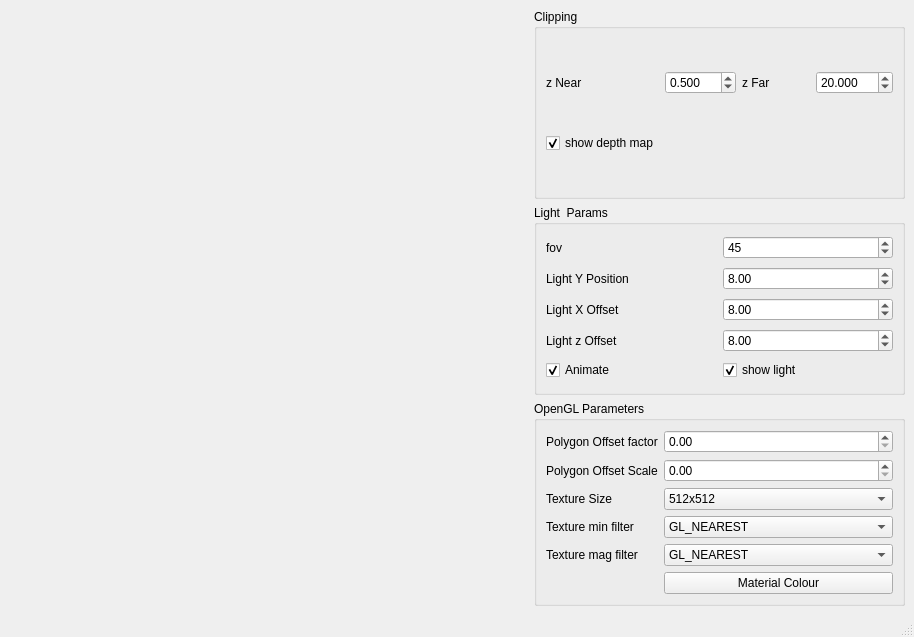
<?xml version="1.0" encoding="UTF-8"?>
<ui version="4.0">
 <class>MainWindow</class>
 <widget class="QMainWindow" name="MainWindow">
  <property name="geometry">
   <rect>
    <x>0</x>
    <y>0</y>
    <width>914</width>
    <height>637</height>
   </rect>
  </property>
  <property name="windowTitle">
   <string>MainWindow</string>
  </property>
  <widget class="QWidget" name="centralwidget">
   <layout class="QGridLayout" name="s_mainWindowGridLayout">
    <item row="0" column="1">
     <widget class="QGroupBox" name="groupBox">
      <property name="title">
       <string>Clipping</string>
      </property>
      <layout class="QGridLayout" name="gridLayout_3">
       <item row="0" column="0">
        <widget class="QLabel" name="label">
         <property name="text">
          <string>z Near</string>
         </property>
        </widget>
       </item>
       <item row="0" column="1">
        <widget class="QDoubleSpinBox" name="m_zNear">
         <property name="decimals">
          <number>3</number>
         </property>
         <property name="minimum">
          <double>0.100000000000000</double>
         </property>
         <property name="maximum">
          <double>200.000000000000000</double>
         </property>
         <property name="singleStep">
          <double>0.001000000000000</double>
         </property>
         <property name="value">
          <double>0.500000000000000</double>
         </property>
        </widget>
       </item>
       <item row="0" column="3">
        <widget class="QDoubleSpinBox" name="m_zfar">
         <property name="decimals">
          <number>3</number>
         </property>
         <property name="minimum">
          <double>2.000000000000000</double>
         </property>
         <property name="maximum">
          <double>1000.000000000000000</double>
         </property>
         <property name="singleStep">
          <double>0.001000000000000</double>
         </property>
         <property name="value">
          <double>20.000000000000000</double>
         </property>
        </widget>
       </item>
       <item row="0" column="2">
        <widget class="QLabel" name="label_2">
         <property name="text">
          <string>z Far</string>
         </property>
        </widget>
       </item>
       <item row="1" column="0">
        <widget class="QCheckBox" name="m_showDepthMap">
         <property name="text">
          <string>show depth map</string>
         </property>
         <property name="checked">
          <bool>true</bool>
         </property>
        </widget>
       </item>
      </layout>
     </widget>
    </item>
    <item row="1" column="1">
     <widget class="QGroupBox" name="groupBox_2">
      <property name="title">
       <string>Light  Params</string>
      </property>
      <layout class="QGridLayout" name="gridLayout">
       <item row="1" column="1">
        <widget class="QSpinBox" name="m_fov">
         <property name="minimum">
          <number>1</number>
         </property>
         <property name="maximum">
          <number>90</number>
         </property>
         <property name="value">
          <number>45</number>
         </property>
        </widget>
       </item>
       <item row="1" column="0">
        <widget class="QLabel" name="label_3">
         <property name="text">
          <string>fov</string>
         </property>
        </widget>
       </item>
       <item row="2" column="0">
        <widget class="QLabel" name="label_8">
         <property name="text">
          <string>Light Y Position</string>
         </property>
        </widget>
       </item>
       <item row="2" column="1">
        <widget class="QDoubleSpinBox" name="m_lightYPosition">
         <property name="minimum">
          <double>-10.000000000000000</double>
         </property>
         <property name="maximum">
          <double>20.000000000000000</double>
         </property>
         <property name="singleStep">
          <double>0.100000000000000</double>
         </property>
         <property name="value">
          <double>8.000000000000000</double>
         </property>
        </widget>
       </item>
       <item row="3" column="0">
        <widget class="QLabel" name="label_9">
         <property name="text">
          <string>Light X Offset</string>
         </property>
        </widget>
       </item>
       <item row="3" column="1">
        <widget class="QDoubleSpinBox" name="m_lightXOffset">
         <property name="minimum">
          <double>-20.000000000000000</double>
         </property>
         <property name="maximum">
          <double>20.000000000000000</double>
         </property>
         <property name="singleStep">
          <double>0.100000000000000</double>
         </property>
         <property name="value">
          <double>8.000000000000000</double>
         </property>
        </widget>
       </item>
       <item row="4" column="0">
        <widget class="QLabel" name="label_10">
         <property name="text">
          <string>Light z Offset</string>
         </property>
        </widget>
       </item>
       <item row="4" column="1">
        <widget class="QDoubleSpinBox" name="m_lightZOffset">
         <property name="minimum">
          <double>-20.000000000000000</double>
         </property>
         <property name="maximum">
          <double>20.000000000000000</double>
         </property>
         <property name="singleStep">
          <double>0.100000000000000</double>
         </property>
         <property name="value">
          <double>8.000000000000000</double>
         </property>
        </widget>
       </item>
       <item row="5" column="0">
        <widget class="QCheckBox" name="m_animate">
         <property name="text">
          <string>Animate</string>
         </property>
         <property name="checked">
          <bool>true</bool>
         </property>
        </widget>
       </item>
       <item row="5" column="1">
        <widget class="QCheckBox" name="m_showLight">
         <property name="text">
          <string>show light</string>
         </property>
         <property name="checked">
          <bool>true</bool>
         </property>
        </widget>
       </item>
      </layout>
     </widget>
    </item>
    <item row="2" column="1">
     <widget class="QGroupBox" name="groupBox_3">
      <property name="title">
       <string>OpenGL Parameters</string>
      </property>
      <layout class="QGridLayout" name="gridLayout_2">
       <item row="0" column="0">
        <widget class="QLabel" name="label_4">
         <property name="text">
          <string>Polygon Offset factor</string>
         </property>
        </widget>
       </item>
       <item row="0" column="1">
        <widget class="QDoubleSpinBox" name="m_polyOffsetFactor">
         <property name="maximum">
          <double>10.000000000000000</double>
         </property>
         <property name="singleStep">
          <double>0.010000000000000</double>
         </property>
        </widget>
       </item>
       <item row="2" column="0">
        <widget class="QLabel" name="label_5">
         <property name="text">
          <string>Texture Size</string>
         </property>
        </widget>
       </item>
       <item row="2" column="1">
        <widget class="QComboBox" name="m_textureSize">
         <property name="currentIndex">
          <number>3</number>
         </property>
         <item>
          <property name="text">
           <string>64x64</string>
          </property>
         </item>
         <item>
          <property name="text">
           <string>128x128</string>
          </property>
         </item>
         <item>
          <property name="text">
           <string>256x256</string>
          </property>
         </item>
         <item>
          <property name="text">
           <string>512x512</string>
          </property>
         </item>
         <item>
          <property name="text">
           <string>1024x1024</string>
          </property>
         </item>
         <item>
          <property name="text">
           <string>2048x2048</string>
          </property>
         </item>
        </widget>
       </item>
       <item row="3" column="0">
        <widget class="QLabel" name="label_6">
         <property name="text">
          <string>Texture min filter</string>
         </property>
        </widget>
       </item>
       <item row="4" column="0">
        <widget class="QLabel" name="label_7">
         <property name="text">
          <string>Texture mag filter</string>
         </property>
        </widget>
       </item>
       <item row="3" column="1">
        <widget class="QComboBox" name="m_texMinFilter">
         <item>
          <property name="text">
           <string>GL_NEAREST</string>
          </property>
         </item>
         <item>
          <property name="text">
           <string>GL_LINEAR</string>
          </property>
         </item>
         <item>
          <property name="text">
           <string>GL_NEAREST_MIPMAP_NEAREST</string>
          </property>
         </item>
         <item>
          <property name="text">
           <string>GL_LINEAR_MIPMAP_NEAREST</string>
          </property>
         </item>
         <item>
          <property name="text">
           <string>GL_NEAREST_MIPMAP_LINEAR</string>
          </property>
         </item>
         <item>
          <property name="text">
           <string>GL_LINEAR_MIPMAP_LINEAR</string>
          </property>
         </item>
        </widget>
       </item>
       <item row="4" column="1">
        <widget class="QComboBox" name="m_texMagFilter">
         <item>
          <property name="text">
           <string>GL_NEAREST</string>
          </property>
         </item>
         <item>
          <property name="text">
           <string>GL_LINEAR</string>
          </property>
         </item>
        </widget>
       </item>
       <item row="1" column="1">
        <widget class="QDoubleSpinBox" name="m_polygonOffsetUnits">
         <property name="maximum">
          <double>10.000000000000000</double>
         </property>
         <property name="singleStep">
          <double>0.010000000000000</double>
         </property>
        </widget>
       </item>
       <item row="1" column="0">
        <widget class="QLabel" name="label_11">
         <property name="text">
          <string>Polygon Offset Scale</string>
         </property>
        </widget>
       </item>
       <item row="5" column="1">
        <widget class="QPushButton" name="m_colour">
         <property name="text">
          <string>Material Colour</string>
         </property>
        </widget>
       </item>
      </layout>
     </widget>
    </item>
    <item row="0" column="0">
     <spacer name="horizontalSpacer">
      <property name="orientation">
       <enum>Qt::Horizontal</enum>
      </property>
      <property name="sizeHint" stdset="0">
       <size>
        <width>40</width>
        <height>20</height>
       </size>
      </property>
     </spacer>
    </item>
   </layout>
  </widget>
  <widget class="QMenuBar" name="menubar">
   <property name="geometry">
    <rect>
     <x>0</x>
     <y>0</y>
     <width>914</width>
     <height>22</height>
    </rect>
   </property>
  </widget>
  <widget class="QStatusBar" name="statusbar"/>
 </widget>
 <resources/>
 <connections/>
</ui>
